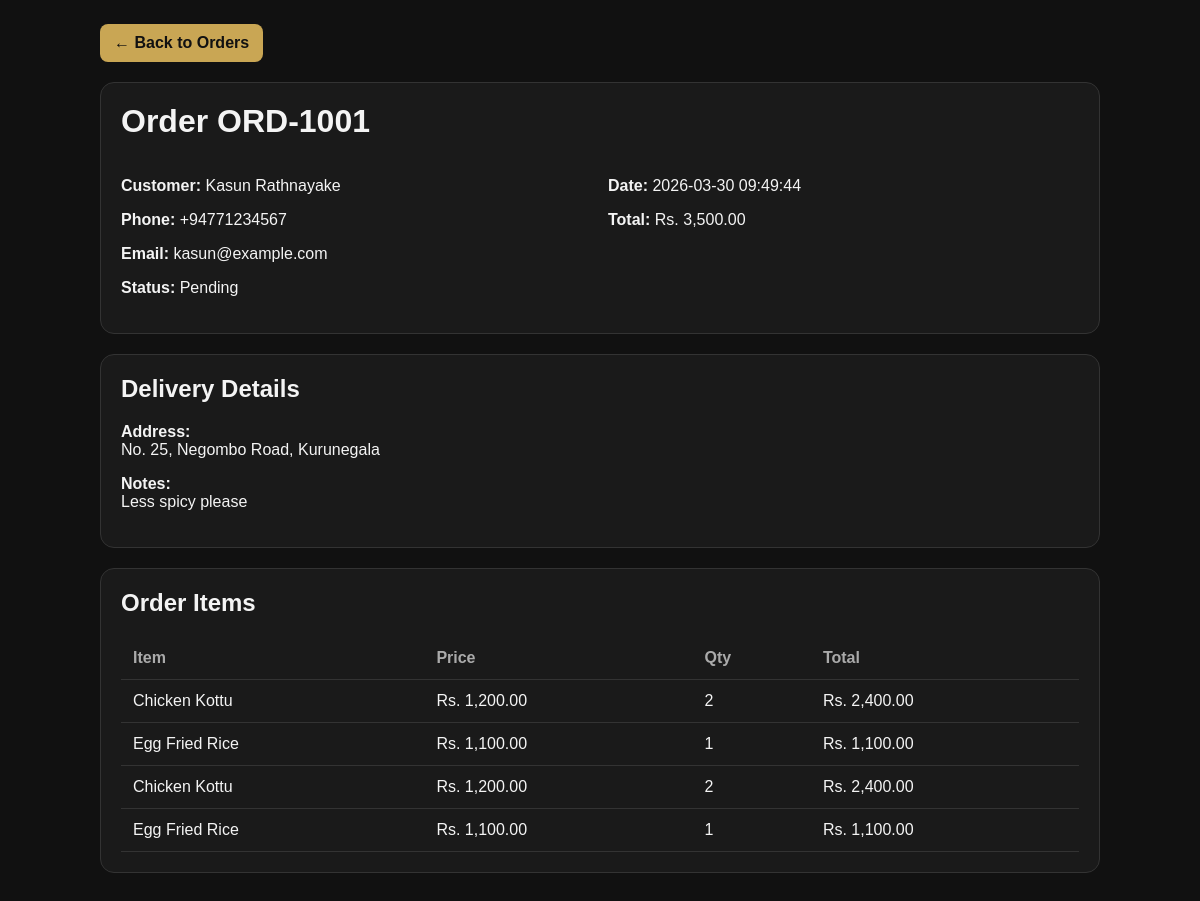
/admin/view_order.php?id=1 (signed in), run on the app's committed database.
### tables this page shows
CREATE TABLE `orders` (
  `id` int NOT NULL,
  `order_ref` varchar(50) NOT NULL,
  `cust_name` varchar(200) NOT NULL,
  `cust_phone` varchar(50) NOT NULL,
  `cust_email` varchar(200) DEFAULT NULL,
  `cust_address` text NOT NULL,
  `cust_notes` text,
  `total` decimal(10,2) NOT NULL DEFAULT '0.00',
  `status` enum('pending','confirmed','preparing','ready','delivered','cancelled') NOT NULL DEFAULT 'pending',
  `created_at` timestamp NULL DEFAULT CURRENT_TIMESTAMP
);

CREATE TABLE `order_items` (
  `id` int NOT NULL,
  `order_id` int NOT NULL,
  `food_id` int DEFAULT NULL,
  `item_name` varchar(200) NOT NULL,
  `price` decimal(10,2) NOT NULL DEFAULT '0.00',
  `qty` int NOT NULL DEFAULT '1'
);

### admin/view_order.php (the view, shortened to what this page needs)
<?php
require_once '../config/db.php';
$id = (int)($_GET['id'] ?? 0);
$stmt = $pdo->prepare("SELECT * FROM orders WHERE id = ?");
$stmt->execute([$id]);
$order = $stmt->fetch();
$itemStmt = $pdo->prepare("
    SELECT *
    FROM order_items
    WHERE order_id = ?
    ORDER BY id ASC
");
$itemStmt->execute([$id]);
$orderItems = $itemStmt->fetchAll();
?>
<!DOCTYPE html>
<html lang="en">
<head>
</head>
<body>
<div class="wrap">
    <div class="top-actions">
        <a href="index.php#orders" class="btn">← Back to Orders</a>
    </div>
    <div class="card">
        <h1>Order <?php echo htmlspecialchars($order['order_ref']); ?></h1>
        <div class="grid">
            <div>
                <p><strong>Customer:</strong> <?php echo htmlspecialchars($order['cust_name']); ?></p>
                <p><strong>Phone:</strong> <?php echo htmlspecialchars($order['cust_phone']); ?></p>
                <p><strong>Email:</strong> <?php echo htmlspecialchars($order['cust_email'] ?: '-'); ?></p>
                <p><strong>Status:</strong> <?php echo htmlspecialchars(ucfirst($order['status'])); ?></p>
            </div>
            <div>
                <p><strong>Date:</strong> <?php echo htmlspecialchars($order['created_at']); ?></p>
                <p><strong>Total:</strong> Rs. <?php echo number_format($order['total'], 2); ?></p>
            </div>
        </div>
    </div>
    <div class="card">
        <h2>Delivery Details</h2>
        <p><strong>Address:</strong><br><?php echo nl2br(htmlspecialchars($order['cust_address'])); ?></p>
        <p><strong>Notes:</strong><br><?php echo $order['cust_notes'] ? nl2br(htmlspecialchars($order['cust_notes'])) : '<span class="muted">No notes</span>'; ?></p>
    </div>
    <div class="card">
        <h2>Order Items</h2>
        <table>
            <thead>
                <tr>
                    <th>Item</th>
                    <th>Price</th>
                    <th>Qty</th>
                    <th>Total</th>
                </tr>
            </thead>
            <tbody>
                <?php if ($orderItems): ?>
                    <?php foreach ($orderItems as $item): ?>
                        <tr>
                            <td><?php echo htmlspecialchars($item['item_name']); ?></td>
                            <td>Rs. <?php echo number_format($item['price'], 2); ?></td>
                            <td><?php echo (int)$item['qty']; ?></td>
                            <td>Rs. <?php echo number_format($item['price'] * $item['qty'], 2); ?></td>
                        </tr>
                    <?php endforeach; ?>
                <?php else: ?>
                    <tr>
                        <td colspan="4">No order items found.</td>
                    </tr>
                <?php endif; ?>
            </tbody>
        </table>
    </div>
</div>
</body>
</html>

### admin/view_order.php (style rules this page uses)
:root { --gold:#c9a654; --bg:#111; --card:#1a1a1a; --text:#f4f4f4; --muted:#aaa; --border:#333; }
* { box-sizing:border-box }
body { margin:0;font-family:Arial,sans-serif;background:var(--bg);color:var(--text);padding:24px }
.wrap { max-width:1000px;margin:0 auto }
.card { background:var(--card); border:1px solid var(--border); border-radius:14px; padding:20px; margin-bottom:20px; }
h1,h2 { margin-top:0 }
.top-actions { margin-bottom:20px }
.btn { display:inline-block; padding:10px 14px; border-radius:8px; background:var(--gold); color:#111; font-weight:bold; text-decoration:none; }
.grid { display:grid; grid-template-columns:1fr 1fr; gap:16px; }
table { width:100%;border-collapse:collapse }
th,td { padding:12px;border-bottom:1px solid var(--border);text-align:left }
th { color:var(--muted) }

### data on the page
orders: order_ref "ORD-1001", cust_name "Kasun Rathnayake", cust_phone "+94771234567", cust_email "kasun@example.com", status "Pending", created_at "2026-03-30 09:49:44", total "3,500.00", cust_address "No. 25, Negombo Road, Kurunegala", cust_notes "Less spicy please"
order_items: item_name "Chicken Kottu", price "1,200.00", qty "2", $item['price'] * $item['qty'] "2,400.00"
order_items: item_name "Egg Fried Rice", price "1,100.00", qty "1", $item['price'] * $item['qty'] "1,100.00"
order_items: item_name "Chicken Kottu", price "1,200.00", qty "2", $item['price'] * $item['qty'] "2,400.00"
order_items: item_name "Egg Fried Rice", price "1,100.00", qty "1", $item['price'] * $item['qty'] "1,100.00"
